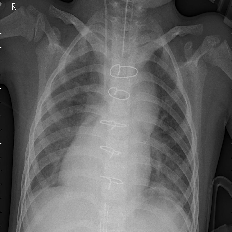
#> input picture Labs/02/Task 01/data/sample_xray.png, 232 x 232 px
$ jupyter execute Task01.ipynb
#> lines starting #> are read from the running program, lines starting #| are printed output that depends on the picture; after the words box and inside, x2 and y2 are one past the last pixel; in counts of white or black regions, pixels touching at a corner belong together
# Task 1: Diagnostic Enhancement of Chest X-Rays

**Goal:** Take severely underexposed chest X-rays and mathematically process them
so lung cavities and fluid build-up become visible, before handing them to
diagnostic doctors.

Pipeline: Load -> Histogram Equalization -> Color Mapping -> Color Balance ->
Thresholding -> Log Transform -> Gamma (Power-Law) Transform.

[cell 1]
import cv2
import numpy as np
import matplotlib.pyplot as plt
import os

os.makedirs('output', exist_ok=True)

def show(img, title, cmap='gray'):
    plt.figure(figsize=(5, 5))
    if img.ndim == 2:
        plt.imshow(img, cmap=cmap)
    else:
        plt.imshow(cv2.cvtColor(img, cv2.COLOR_BGR2RGB))
    plt.title(title)
    plt.axis('off')
    plt.show()

## 1. Load and Display
Load the raw, underexposed grayscale X-ray.

[cell 2]
raw = cv2.imread('data/sample_xray.png', cv2.IMREAD_GRAYSCALE)
#> raw is the input picture: shape (232, 232); min 0, max 255, mean 98.6
print('Shape:', raw.shape, '| dtype:', raw.dtype, '| min/max:', raw.min(), raw.max())
#| Shape: (232, 232) | dtype: uint8 | min/max: 0 255
show(raw, 'Raw Underexposed X-Ray')
cv2.imwrite('output/01_raw.png', raw)
#> Out = True

## 2. Contrast Enhancement (Histogram Equalization)
Forcefully redistributes pixel intensities across the full 0-255 range so
lung structures that were compressed into a narrow dark band become visible.

[cell 3]
equalized = cv2.equalizeHist(raw)
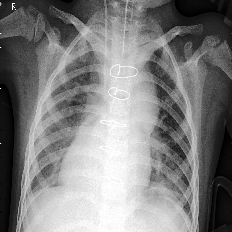
#> equalized: shape (232, 232); min 0, max 255, mean 128.2
show(equalized, 'Histogram Equalized X-Ray')
cv2.imwrite('output/02_equalized.png', equalized)

fig, ax = plt.subplots(1, 2, figsize=(10, 4))
ax[0].hist(raw.ravel(), bins=256, range=(0, 255), color='gray')
ax[0].set_title('Raw Intensity Histogram')
ax[1].hist(equalized.ravel(), bins=256, range=(0, 255), color='gray')
ax[1].set_title('Equalized Intensity Histogram')
plt.show()
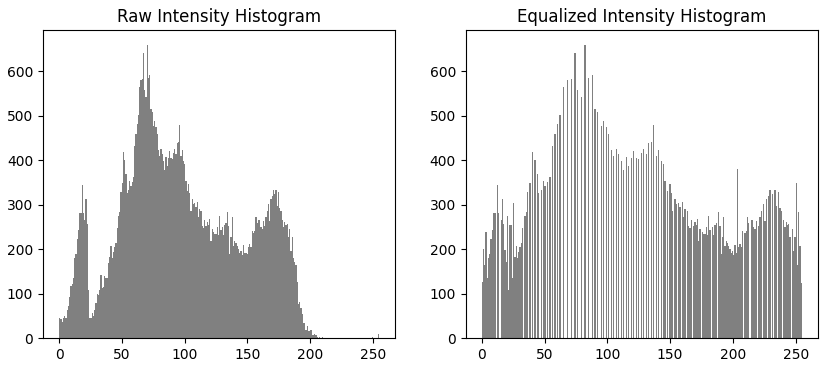
#> figure drawn by matplotlib, 2 panels; panel 1: tallest bar 660 high, from x = 69.73 to 70.72; panel 2: tallest bar 660 high, from x = 81.68 to 82.68

fig, ax = plt.subplots(1, 2, figsize=(10, 5))
ax[0].imshow(raw, cmap='gray'); ax[0].set_title('Raw'); ax[0].axis('off')
ax[1].imshow(equalized, cmap='gray'); ax[1].set_title('Equalized'); ax[1].axis('off')
plt.suptitle('Newly visible lung structures after equalization')
plt.show()
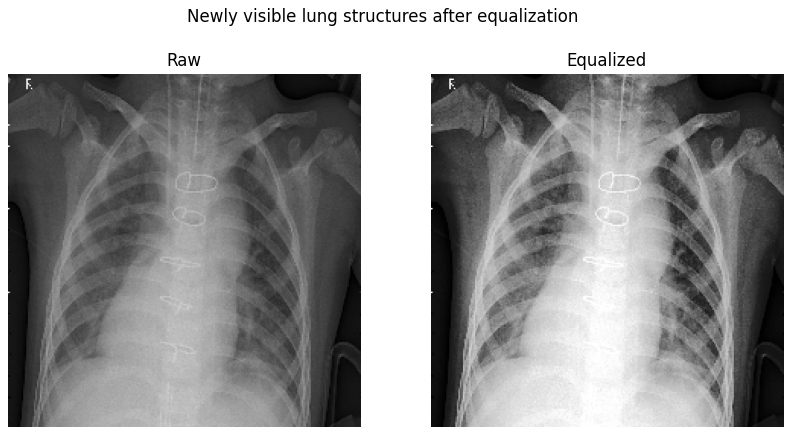
#> figure drawn by matplotlib, 2 panels

**Observation:** the raw histogram is crushed into a narrow low-intensity
band (severe underexposure). After equalization the histogram spreads across
the full range, and the rib boundaries / lung field edges that were
invisible in the raw image become distinguishable.

## 3. Color Mapping
Convert the equalized grayscale image into a false-color heatmap
(`COLORMAP_JET`). Mapping intensity to a color spectrum helps the human eye
pick up subtle fluid boundaries that are hard to see in pure grayscale.

[cell 4]
heatmap = cv2.applyColorMap(equalized, cv2.COLORMAP_JET)
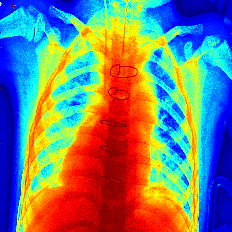
#> heatmap: shape (232, 232, 3); mean B, G, R 119, 127.7, 120.3
show(heatmap, 'False-Color Heatmap (JET)')
cv2.imwrite('output/03_heatmap.png', heatmap)
#> Out = True

## 4. Color Balance
Simulate a lighting correction: shift each channel so the mean is
neutralized, removing artificial color casts introduced by the colormap.

[cell 5]
def color_balance(img):
    result = img.copy().astype(np.float32)
    for c in range(3):
        mean = result[:, :, c].mean()
        # push each channel mean toward the overall gray mean (128)
        result[:, :, c] += (128 - mean) * 0.3
#> this loop made 3 passes
#> mean on passes 1 to 3: 119, 127.7, 120.3
    return np.clip(result, 0, 255).astype(np.uint8)

balanced = color_balance(heatmap)
show(balanced, 'Color-Balanced Heatmap')
cv2.imwrite('output/04_color_balanced.png', balanced)
#> Out = True

## 5. Color Filtering (Thresholding)
Dense tissue (bone / dense fluid) reflects high-intensity values. Apply a
strict binary threshold to mask out everything except the densest tissue.

[cell 6]
THRESH = 200  # tune based on your dataset's dense-tissue intensity
_, dense_mask = cv2.threshold(equalized, THRESH, 255, cv2.THRESH_BINARY)
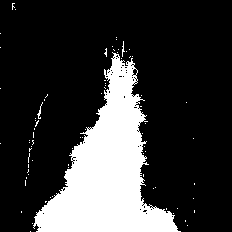
#> dense_mask: shape (232, 232); 21.6% white; 77 white regions (74 under 20 px), largest, box (x1, y1, x2, y2) and area: (33, 52, 181, 232) 11427, (37, 102, 43, 119) 28, (122, 41, 125, 57) 21
dense_tissue_only = cv2.bitwise_and(equalized, equalized, mask=dense_mask)
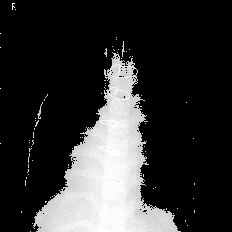
#> dense_tissue_only: shape (232, 232); min 0, max 255, mean 49.3

fig, ax = plt.subplots(1, 2, figsize=(10, 5))
ax[0].imshow(dense_mask, cmap='gray'); ax[0].set_title(f'Binary Mask (T={THRESH})'); ax[0].axis('off')
ax[1].imshow(dense_tissue_only, cmap='gray'); ax[1].set_title('Dense Tissue Only'); ax[1].axis('off')
plt.show()
cv2.imwrite('output/05_dense_mask.png', dense_mask)
cv2.imwrite('output/05_dense_tissue_only.png', dense_tissue_only)
#> Out = True

## 6. Logarithmic Transformation
Applied to the *raw* underexposed image. Expands the dark background
regions to reveal faint outer edges of the ribcage that are otherwise lost
near zero intensity.

[cell 7]
raw_f = raw.astype(np.float32)
c = 255 / np.log(1 + raw_f.max())
#> c = 45.99
log_transformed = c * np.log(1 + raw_f)
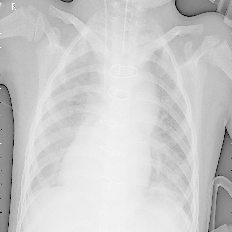
#> log_transformed: shape (232, 232) float32; min 0, max 255, mean 204
log_transformed = np.clip(log_transformed, 0, 255).astype(np.uint8)

show(log_transformed, 'Log-Transformed X-Ray')
cv2.imwrite('output/06_log_transformed.png', log_transformed)
#> Out = True

## 7. Power-Law (Gamma) Transformation
Apply a fractional gamma (< 1.0) to compress the harsh contrast of bright
bone regions, so mid-tone soft-tissue detail becomes clearer without
blowing out highlights.

[cell 8]
GAMMA = 0.5  # gamma < 1.0 brightens midtones / compresses highlight contrast
norm = equalized.astype(np.float32) / 255.0
gamma_corrected = np.power(norm, GAMMA) * 255.0
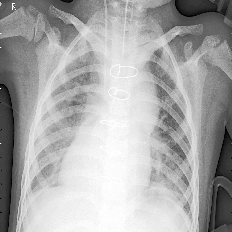
#> gamma_corrected: shape (232, 232) float32; min 0, max 255, mean 170.6
gamma_corrected = np.clip(gamma_corrected, 0, 255).astype(np.uint8)

show(gamma_corrected, f'Gamma-Corrected X-Ray (gamma={GAMMA})')
cv2.imwrite('output/07_gamma_corrected.png', gamma_corrected)
#> Out = True

## 8. Final Comparison

[cell 9]
fig, ax = plt.subplots(2, 3, figsize=(15, 10))
imgs = [raw, equalized, cv2.cvtColor(heatmap, cv2.COLOR_BGR2RGB),
        dense_tissue_only, log_transformed, gamma_corrected]
titles = ['Raw', 'Equalized', 'Heatmap', 'Dense Tissue Mask', 'Log Transform', 'Gamma Transform']
for a, im, t in zip(ax.ravel(), imgs, titles):
    a.imshow(im, cmap='gray' if im.ndim == 2 else None)
    a.set_title(t)
    a.axis('off')
#> this loop made 6 passes
#> t on passes 1 to 6: 'Raw', 'Equalized', 'Heatmap', 'Dense Tissue Mask', 'Log Transform', 'Gamma Transform'
plt.tight_layout()
plt.savefig('output/08_final_comparison.png', dpi=150)
plt.show()

$ run again, with Labs/02/Task 01/data/sample_covid.png copied over Labs/02/Task 01/data/sample_xray.png
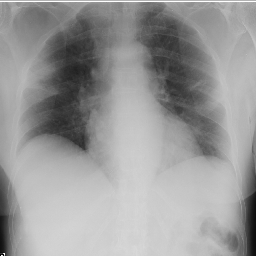
#> input picture Labs/02/Task 01/data/sample_covid.png, 256 x 256 px
#> raw is the input picture: shape (256, 256); min 2, max 254, mean 153
#| Shape: (256, 256) | dtype: uint8 | min/max: 2 254
#> `cv2.imwrite('output/01_raw.png', raw)`: Out = True
#> the loop in color_balance, `for c in range(3):` made 3 passes
#> mean on passes 1 to 3: 118.9, 126.5, 119.8
#> `_, dense_mask = cv2.threshold(equalized, THRESH, 255, cv2.THRESH_BINARY)`:
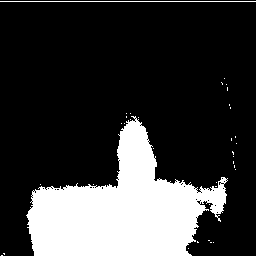
#> dense_mask: shape (256, 256); 22.4% white; 36 white regions (34 under 20 px), largest, box (x1, y1, x2, y2) and area: (26, 116, 228, 256) 14350, (0, 1, 256, 2) 256
#> c = 46.02
#> `cv2.imwrite('output/06_log_transformed.png', log_transformed)`: Out = True
#> `gamma_corrected = np.power(norm, GAMMA) * 255.0`:
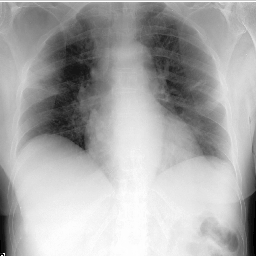
#> gamma_corrected: shape (256, 256) float32; min 0, max 255, mean 170.7
#> the loop `for a, im, t in zip(ax.ravel(), imgs, titles):` made 6 passes
#> t on passes 1 to 6: 'Raw', 'Equalized', 'Heatmap', 'Dense Tissue Mask', 'Log Transform', 'Gamma Transform'

$ run again, with Labs/02/Task 01/data/sample_normal.png copied over Labs/02/Task 01/data/sample_xray.png
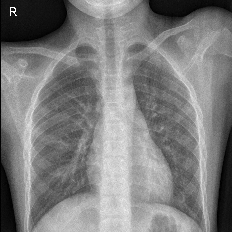
#> input picture Labs/02/Task 01/data/sample_normal.png, 232 x 232 px
#> raw is the input picture: shape (232, 232); min 0, max 255, mean 125.9
#| Shape: (232, 232) | dtype: uint8 | min/max: 0 255
#> `cv2.imwrite('output/01_raw.png', raw)`: Out = True
#> the loop in color_balance, `for c in range(3):` made 3 passes
#> mean on passes 1 to 3: 119.2, 126.9, 120
#> `_, dense_mask = cv2.threshold(equalized, THRESH, 255, cv2.THRESH_BINARY)`:
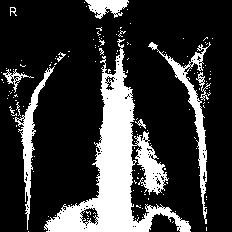
#> dense_mask: shape (232, 232); 21.6% white; 139 white regions (129 under 20 px), largest, box (x1, y1, x2, y2) and area: (44, 39, 191, 232) 7959, (148, 42, 211, 224) 1371, (15, 66, 55, 230) 1101
#> c = 45.99
#> `cv2.imwrite('output/06_log_transformed.png', log_transformed)`: Out = True
#> `gamma_corrected = np.power(norm, GAMMA) * 255.0`:
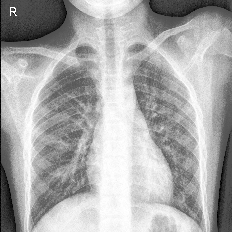
#> gamma_corrected: shape (232, 232) float32; min 0, max 255, mean 170.3
#> the loop `for a, im, t in zip(ax.ravel(), imgs, titles):` made 6 passes
#> t on passes 1 to 6: 'Raw', 'Equalized', 'Heatmap', 'Dense Tissue Mask', 'Log Transform', 'Gamma Transform'
